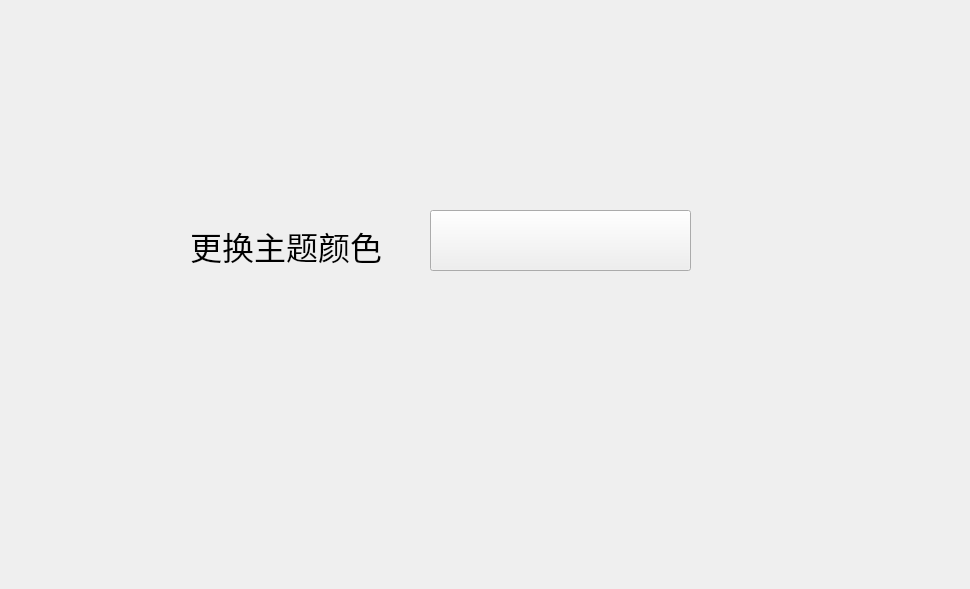
<?xml version="1.0" encoding="UTF-8"?>
<ui version="4.0">
 <class>Form</class>
 <widget class="QWidget" name="Form">
  <property name="geometry">
   <rect>
    <x>0</x>
    <y>0</y>
    <width>970</width>
    <height>589</height>
   </rect>
  </property>
  <property name="windowTitle">
   <string>Form</string>
  </property>
  <widget class="ComboBox" name="ComboBox">
   <property name="geometry">
    <rect>
     <x>430</x>
     <y>210</y>
     <width>261</width>
     <height>61</height>
    </rect>
   </property>
  </widget>
  <widget class="QLabel" name="label">
   <property name="geometry">
    <rect>
     <x>190</x>
     <y>220</y>
     <width>231</width>
     <height>51</height>
    </rect>
   </property>
   <property name="font">
    <font>
     <family>宋体</family>
     <pointsize>24</pointsize>
    </font>
   </property>
   <property name="text">
    <string>更换主题颜色</string>
   </property>
  </widget>
 </widget>
 <customwidgets>
  <customwidget>
   <class>ComboBox</class>
   <extends>QPushButton</extends>
   <header>qfluentwidgets</header>
  </customwidget>
 </customwidgets>
 <resources/>
 <connections/>
</ui>
